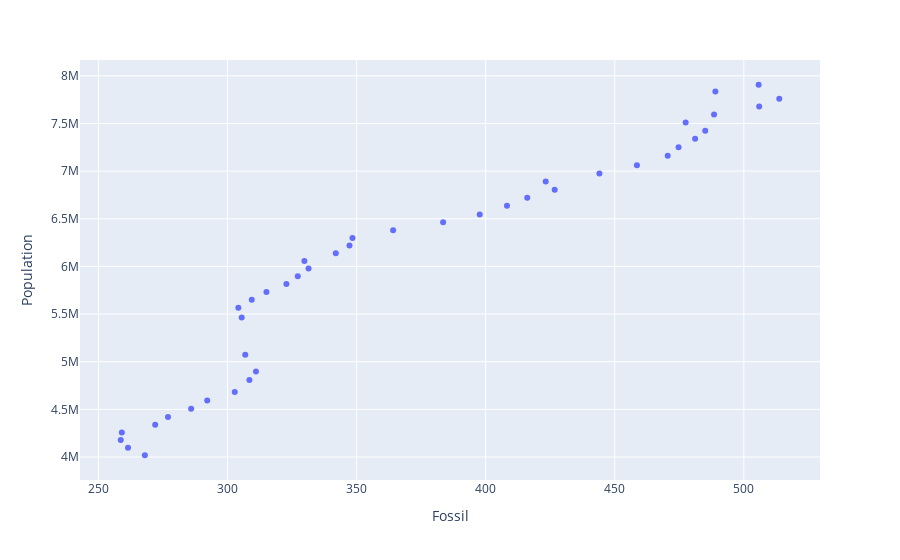

Source (notebook cell):
### Markdown cell above
#### Almost linear. The highest the GDP the most Fossil energy production is required.

### Code cell
fig=px.scatter(df_source2,x='Fossil', y='Population',labels=dict(x='Country'))
fig.show()

### Figure 1 — Plotly figure (JSON) as saved in the notebook; plotly's stock layout.template omitted (floating-point values rounded to 4 significant figures)
{"data": [{"hovertemplate": "Fossil=%{x}<br>Population=%{y}<extra></extra>", "legendgroup": "", "marker": {"color": "#636efa", "symbol": "circle"}, "mode": "markers", "name": "", "orientation": "v", "showlegend": false, "type": "scatter", "x": [268.0, 261.5, 258.7, 259.1, 272.0, 277.0, 285.9, 292.1, 302.8, 308.5, 311.0, 306.9, 305.5, 304.2, 309.4, 315.1, 322.8, 327.2, 331.4, 329.8, 342.0, 347.3, 348.4, 364.2, 383.5, 397.7, 408.3, 416.1, 426.7, 423.3, 444.1, 458.6, 470.5, 474.7, 481.1, 485.1, 477.5, 488.5, 506.0, 513.7, 489.0, 505.7], "xaxis": "x", "y": [4019000.0, 4097000.0, 4178000.0, 4258000.0, 4338000.0, 4421000.0, 4506000.0, 4594000.0, 4682000.0, 4809000.0, 4897000.0, 5074000.0, 5465000.0, 5565000.0, 5650000.0, 5732000.0, 5814000.0, 5898000.0, 5977000.0, 6057000.0, 6138000.0, 6219000.0, 6299000.0, 6381000.0, 6462000.0, 6545000.0, 6636000.0, 6720000.0, 6805000.0, 6890000.0, 6976000.0, 7063000.0, 7161000.0, 7251000.0, 7340000.0, 7424000.0, 7510000.0, 7595000.0, 7678000.0, 7759000.0, 7835000.0, 7906000.0], "yaxis": "y"}], "layout": {"autosize": true, "legend": {"tracegroupgap": 0}, "margin": {"t": 60}, "xaxis": {"anchor": "y", "autorange": true, "domain": [0, 1], "range": [243.2, 529.2], "title": {"text": "Fossil"}, "type": "linear"}, "yaxis": {"anchor": "x", "autorange": true, "domain": [0, 1], "range": [3718000.0, 8207000.0], "title": {"text": "Population"}, "type": "linear"}}}
